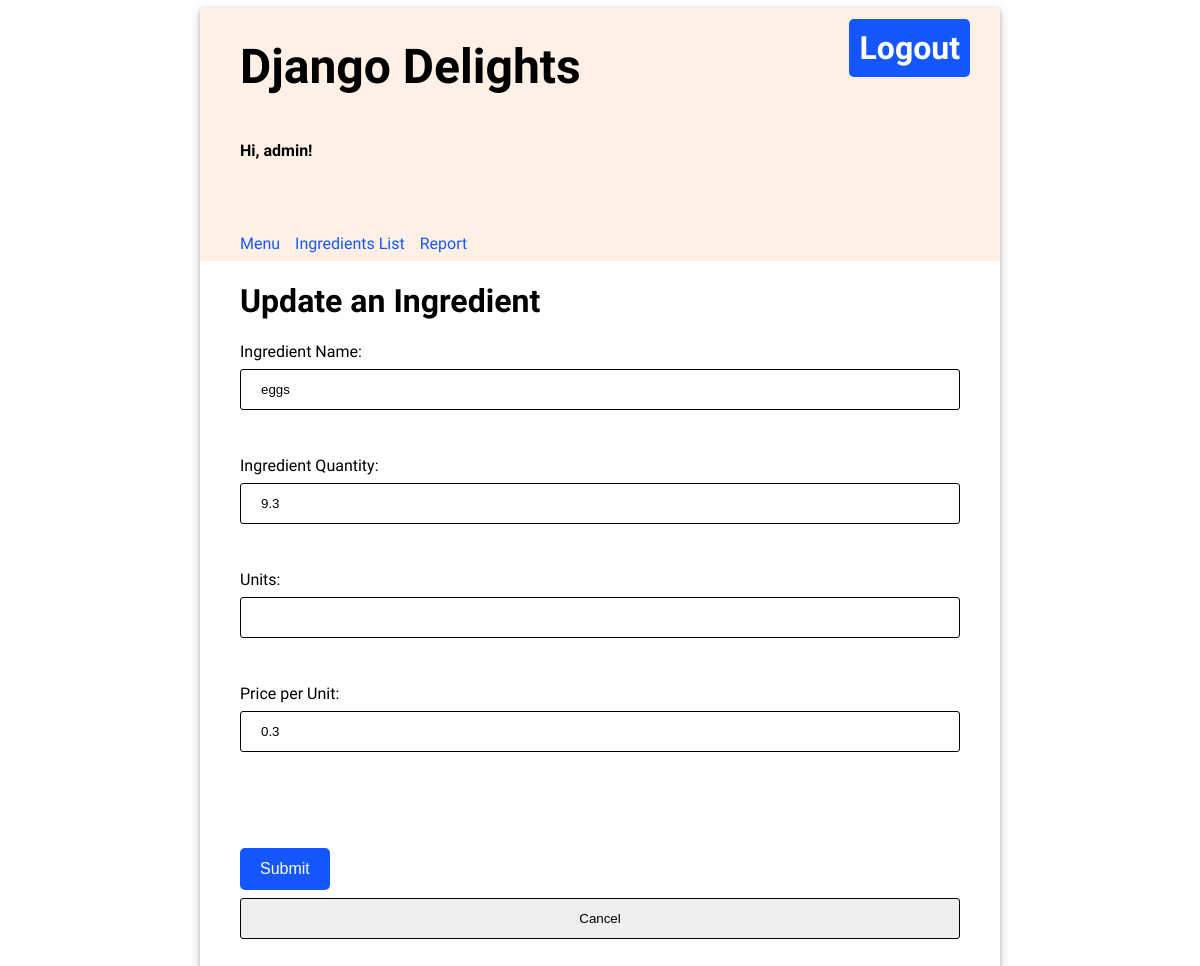
The app's page /update/2 (signed in) with its own data.
### inventory/models.py (models this page shows, shortened)
class Ingredient(models.Model):
    name = models.CharField(max_length=100, unique=True)
    quantity = models.FloatField(default=0.0)
    unit = models.CharField(max_length=20)
    unit_price = models.FloatField(default=0.0)
    class Meta:
        ordering = ['quantity']

### inventory/views.py (the view)
# urls.py: path('update/<int:id>', views.update, name='update'),
@login_required
def update(request, id):
    upd_ingredient = Ingredient.objects.get(id=id)
    template = loader.get_template('inventory/ingredient_update.html')
    context = {
        'upd_ingredient': upd_ingredient
        }
    return HttpResponse(template.render(context, request))

### inventory/templates/inventory/ingredient_update.html (shortened to what this page needs)
{% extends 'base.html' %}
{% block content %}
<body>
    <h1>Update an Ingredient</h1>
    <form action="updateingredient/{{ upd_ingredient.id }}" method="POST">
        Ingredient Name:<br>
        <input
        name='name'
        value='{{ upd_ingredient.name }}'
        >
        <br><br>
        Ingredient Quantity:<br>
        <input
        name='quantity'
        value='{{ upd_ingredient.quantity }}'
        >
        <br><br>
        Units:<br>
        <input
        name='units'
        value='{{ upd_ingredient.units }}'
        >
        <br><br>
        Price per Unit:<br>
        <input
        name='unit_price'
        value='{{ upd_ingredient.unit_price }}'
        >
        <br><br>
        <input
        type="submit"
        value="Submit"
        >
        <input
        type="button"
        value="Cancel"
        onclick="location.href='{% url 'table' %}'"
        >
    </form>
</body>
{% endblock %}

### inventory/templates/base.html (shortened to what this page needs)
<!DOCTYPE html>
<html lang="en">
{% load static %}
<head>
    <link rel="stylesheet" type="text/css" href="{% static 'inventory/style.css' %}"/>
</head>
<body>
    <div class="app">
    <header>
        <div class="header-first-row">
            <h1 class="title">Django Delights<h1>
            {% if user.is_authenticated %}
            <a class="logout" href="/logout">Logout</a>
            {% endif %}
        </div>
        {% if user.is_authenticated %}
        <p>Hi, {{ user.username }}!</p>
        <nav class="navbar">
            {% url 'menu' as menu_url %}
            {% url 'table' as ingredients_url %}
            {% url 'purchase-view' as reports_url %}
            <a class="nav-item{% if request.path == menu_url %} current-page{% endif %}" href="{% url 'menu' %}">Menu</a>
            <a class="nav-item{% if request.path == ingredients_url %} current-page{% endif %}" href="{% url 'table' %}">Ingredients List</a>
            <a class="nav-item{% if request.path == reports_url %} current-page{% endif %}" href="{% url 'purchase-view' %}">Report</a>
        </nav>
        {% endif %}
    </header>
    <main>
        {% block content %}
        {% endblock %}
    </main>
    </div>
</body>
</html>

### inventory/static/inventory/style.css (style rules this page uses)
body { font-family: 'Oxygen', sans-serif; }
.app { min-width: 800px; max-width: 60%; margin: 0 auto; box-shadow: 0 2px 4px 0 rgba(0, 0, 0, 0.2), 0 3px 10px 0 rgba(0, 0, 0, 0.19); }
.title { font-size: 3em; padding: 30px 0; margin: auto 0; }
.header-first-row { width: 100%; display: flex; justify-content: space-between; }
.logout { height: max-content; text-align: center; text-decoration: none; border: 0px; background-color: #1557FF; border-radius: 5px; color: white; padding: 10px; font-weight: bold; margin: 30px; font-size: 1em; }
.navbar { margin-top: 50px; display: flex; width: 100%; }
.navbar a { text-decoration: none; padding: 8px 0; color: #1557FF; margin-right: 15px; }
header { background-color: #FFF0E5; min-height: 200px; display: flex; align-items: center; flex-direction: column; align-items: flex-start; padding-left: 40px; }
main { display: flex; flex-direction: column; padding: 0 40px 20px 40px; justify-content: center; }
header p { font-weight: bold; }
input, select { width: 100%; padding: 12px 20px; margin: 8px 0; box-sizing: border-box; border: 1px solid black; border-radius: 3px; }
form * { display: block; }
input[type=submit], button { border: 0px; width: 100%; background-color: #1557FF; border-radius: 5px; color: white; margin: 8px 0; padding: 12px 20px; font-size: 1em; margin-top: 50px; }
a { text-decoration: none; color: #1557FF; }
main form input[type=submit] { width: max-content; }

### records on screen
Ingredient: name "eggs", quantity "9.3", unit_price "0.3"

### other values on screen
{{ user.username }} "admin"
